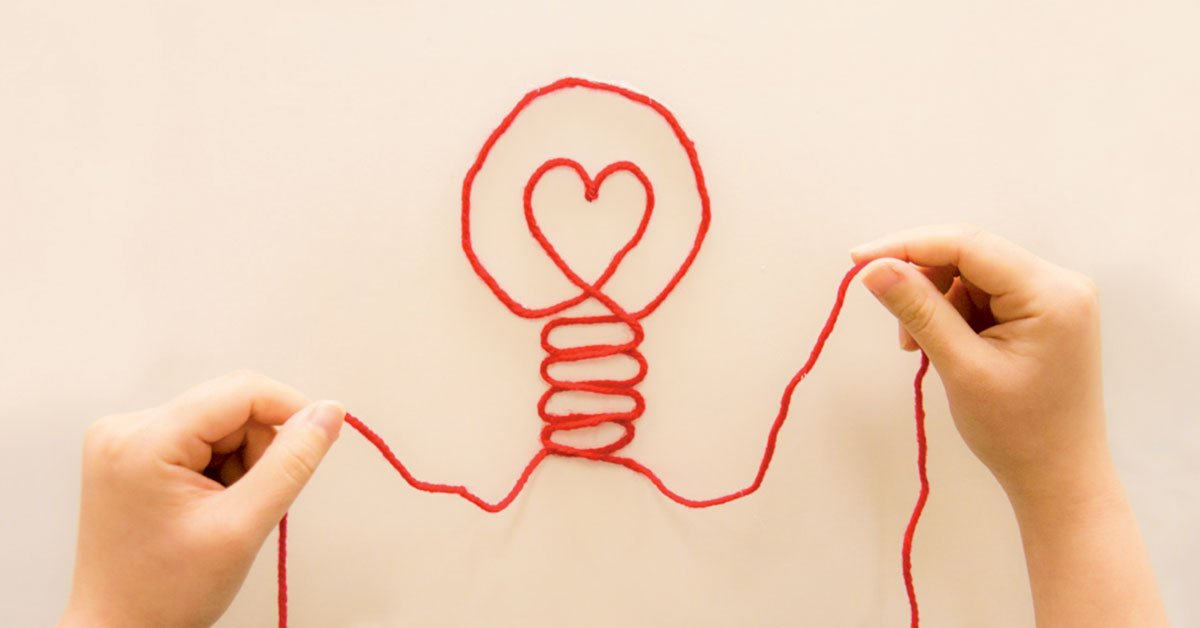
#> input picture wp-image-check2/ikeda-ogp.jpg, 1200 x 628 px
$ python add_eyecatch_padding.py ../wp-image-check2/ikeda-ogp.jpg
#> lines starting #> are read from the running program, lines starting #| are printed output that depends on the picture
#!/usr/bin/env python3
"""
Geminiで生成したアイキャッチ画像に、cream beige の余白を上下左右に追加するローカル後処理スクリプト。

Geminiの画像生成はピクセル単位の座標指定を完全には守らないため、
生成後にこのスクリプトで「コンテンツを縮小→中央配置」して余白を確実に確保する。

使い方:
    cd ~/workspace/article-creator
    python3 scripts/add_eyecatch_padding.py drafts/FDE-eyecatch-v6.png
        # → drafts/FDE-eyecatch-v6-padded.png を生成

オプション:
    --ratio 0.65    元画像を65%に縮小（デフォルト）
    --bg "#F5EFE0"  余白の背景色（デフォルトはUX TIMESのクリームベージュ）
    --vshift 0.05   コンテンツを縦方向に少し下寄せ（0.0=中央, 正=下寄せ）
    --out path      出力先を明示指定（省略時は -padded サフィックス）
"""

import argparse
import sys
from pathlib import Path

try:
    from PIL import Image
except ImportError:
    sys.exit("Pillow が見つかりません。`pip3 install Pillow` でインストールしてください。")


def hex_to_rgb(hex_str: str) -> tuple:
    h = hex_str.lstrip("#")
    if len(h) != 6:
        raise ValueError(f"Invalid hex color: {hex_str}")
    return tuple(int(h[i : i + 2], 16) for i in (0, 2, 4))


def sample_background(src: Image.Image, sample_size: int = 30) -> tuple:
    """元画像の四隅 sample_size x sample_size 領域の平均色を背景色として抽出する。"""
    W, H = src.size
    s = sample_size
    regions = [
        src.crop((0, 0, s, s)),               # top-left
        src.crop((W - s, 0, W, s)),           # top-right
        src.crop((0, H - s, s, H)),           # bottom-left
        src.crop((W - s, H - s, W, H)),       # bottom-right
    ]
    totals = [0, 0, 0]
    count = 0
    for region in regions:
        for r, g, b in region.getdata():
            totals[0] += r
            totals[1] += g
            totals[2] += b
            count += 1
    return tuple(t // count for t in totals)


def add_padding(
    input_path: Path,
    output_path: Path,
    content_ratio: float = 0.82,
    bg_hex: str = None,
    v_shift: float = 0.0,
):
#> called with content_ratio = 0.82, v_shift = 0
    src = Image.open(input_path).convert("RGB")
#> src is the input picture: PIL image 1200x628 RGB; mean R, G, B 238.8, 207.8, 184.7
    W, H = src.size
#> W = 1200; H = 628

    content_w = int(W * content_ratio)
#> content_w = 983
    content_h = int(H * content_ratio)
#> content_h = 514
    resized = src.resize((content_w, content_h), Image.LANCZOS)

    # 背景色：明示指定がなければ元画像から自動抽出
    if bg_hex:
        bg = hex_to_rgb(bg_hex)
        bg_source = f"explicit {bg_hex}"
    else:
        bg = sample_background(src)
#> the loop in sample_background, `for region in regions:` made 4 passes
#> after the loop in sample_background, `for region in regions:`: count = 3600; totals = [860820, 803017, 749287]
#> bg = (239, 223, 208)
        bg_source = f"auto-sampled #{bg[0]:02X}{bg[1]:02X}{bg[2]:02X}"
#> bg_source = 'auto-sampled #EFDFD0'
    canvas = Image.new("RGB", (W, H), bg)
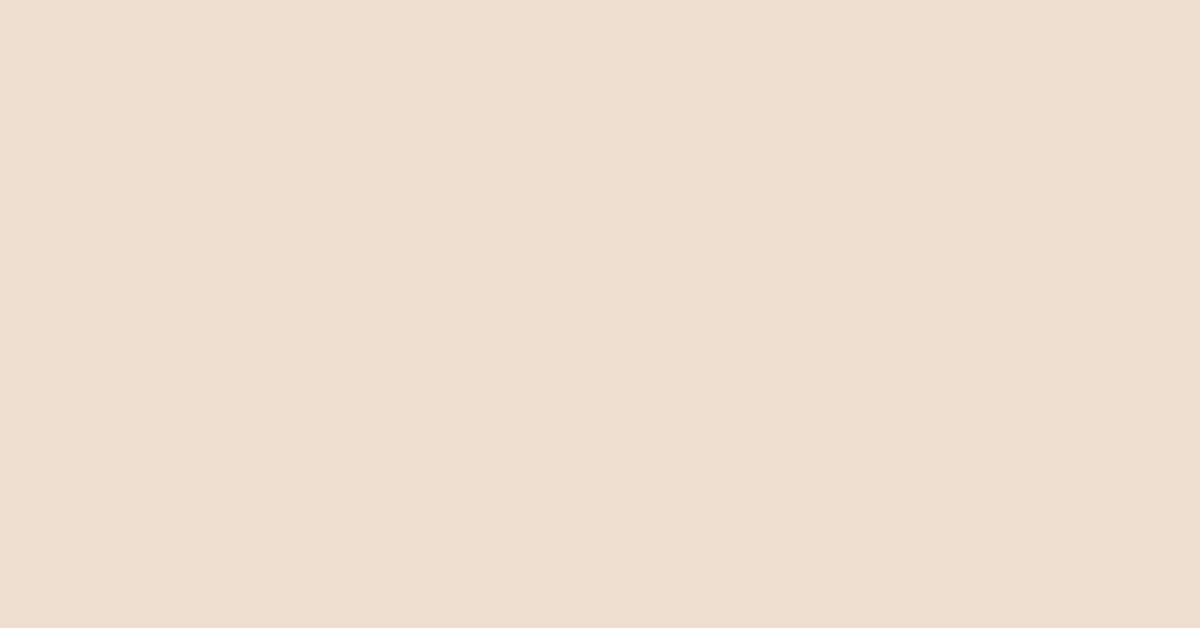
#> canvas: PIL image 1200x628 RGB; mean R, G, B 239, 223, 208

    paste_x = (W - content_w) // 2
#> paste_x = 108
    paste_y = (H - content_h) // 2 + int(H * v_shift)
#> paste_y = 57
    paste_y = max(0, min(H - content_h, paste_y))

    canvas.paste(resized, (paste_x, paste_y))
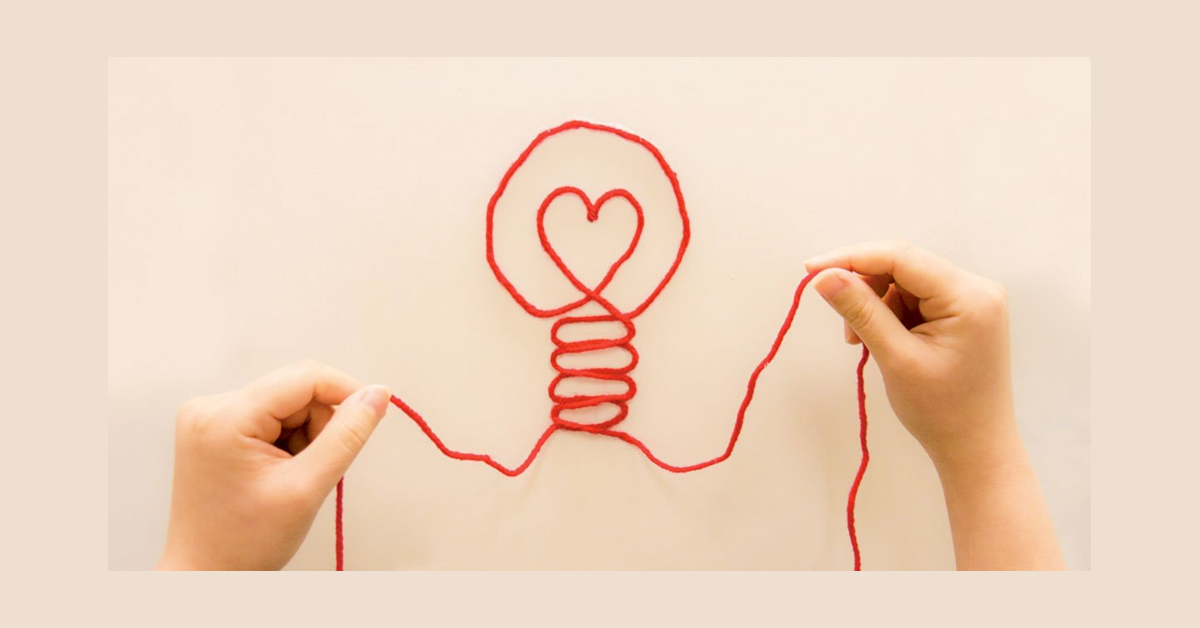
#> canvas: PIL image 1200x628 RGB; mean R, G, B 238.9, 212.8, 192.4
    canvas.save(output_path, "PNG", optimize=True)
    print(f"✅ Saved: {output_path}")
    print(f"   Canvas: {W}x{H}, content area: {content_w}x{content_h}")
#|    Canvas: 1200x628, content area: 983x514
    print(f"   Background: {bg_source}")
#|    Background: auto-sampled #EFDFD0
    print(
        f"   Margins: top={paste_y}px, bottom={H - paste_y - content_h}px, "
        f"left={paste_x}px, right={W - paste_x - content_w}px"
    )
#|    Margins: top=57px, bottom=57px, left=108px, right=109px


def main():
    parser = argparse.ArgumentParser(description="アイキャッチ画像にcream beige余白を追加")
    parser.add_argument("input", help="入力PNG画像のパス")
    parser.add_argument(
        "--ratio",
        type=float,
        default=0.82,
        help="コンテンツを元画像の何%に縮小するか（0.0〜1.0、デフォルト0.82）",
    )
    parser.add_argument(
        "--bg",
        default=None,
        help="余白の背景色（省略時は元画像の四隅から自動サンプリング）",
    )
    parser.add_argument(
        "--vshift",
        type=float,
        default=0.0,
        help="コンテンツを縦方向にシフト（0.0=中央, +0.05=少し下寄せ）",
    )
    parser.add_argument("--out", help="出力ファイル名（省略時は -padded サフィックス）")
    args = parser.parse_args()

    input_path = Path(args.input).resolve()
    if not input_path.exists():
        sys.exit(f"入力画像が見つかりません: {input_path}")

    if args.out:
        output_path = Path(args.out).resolve()
    else:
        output_path = input_path.with_name(input_path.stem + "-padded" + input_path.suffix)

    add_padding(input_path, output_path, args.ratio, args.bg, args.vshift)


if __name__ == "__main__":
    main()
